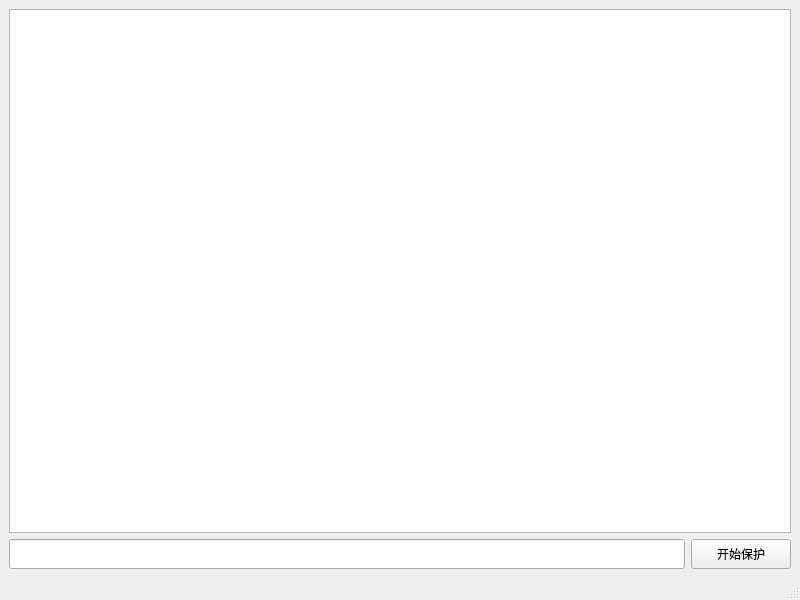
<?xml version="1.0" encoding="UTF-8"?>
<ui version="4.0">
 <class>MainWindow</class>
 <widget class="QMainWindow" name="MainWindow">
  <property name="geometry">
   <rect>
    <x>0</x>
    <y>0</y>
    <width>800</width>
    <height>600</height>
   </rect>
  </property>
  <property name="windowTitle">
   <string>MainWindow</string>
  </property>
  <widget class="QWidget" name="centralwidget">
   <layout class="QVBoxLayout" name="verticalLayout">
    <item>
     <widget class="QTextEdit" name="text">
      <property name="font">
       <font>
        <family>黑体</family>
       </font>
      </property>
     </widget>
    </item>
    <item>
     <layout class="QHBoxLayout" name="horizontalLayout">
      <item>
       <widget class="QLineEdit" name="name">
        <property name="minimumSize">
         <size>
          <width>0</width>
          <height>30</height>
         </size>
        </property>
        <property name="font">
         <font>
          <family>黑体</family>
         </font>
        </property>
       </widget>
      </item>
      <item>
       <widget class="QPushButton" name="button">
        <property name="minimumSize">
         <size>
          <width>100</width>
          <height>30</height>
         </size>
        </property>
        <property name="font">
         <font>
          <family>黑体</family>
         </font>
        </property>
        <property name="text">
         <string>开始保护</string>
        </property>
       </widget>
      </item>
     </layout>
    </item>
   </layout>
  </widget>
  <widget class="QMenuBar" name="menubar">
   <property name="geometry">
    <rect>
     <x>0</x>
     <y>0</y>
     <width>800</width>
     <height>21</height>
    </rect>
   </property>
  </widget>
  <widget class="QStatusBar" name="statusbar"/>
 </widget>
 <resources/>
 <connections/>
</ui>
